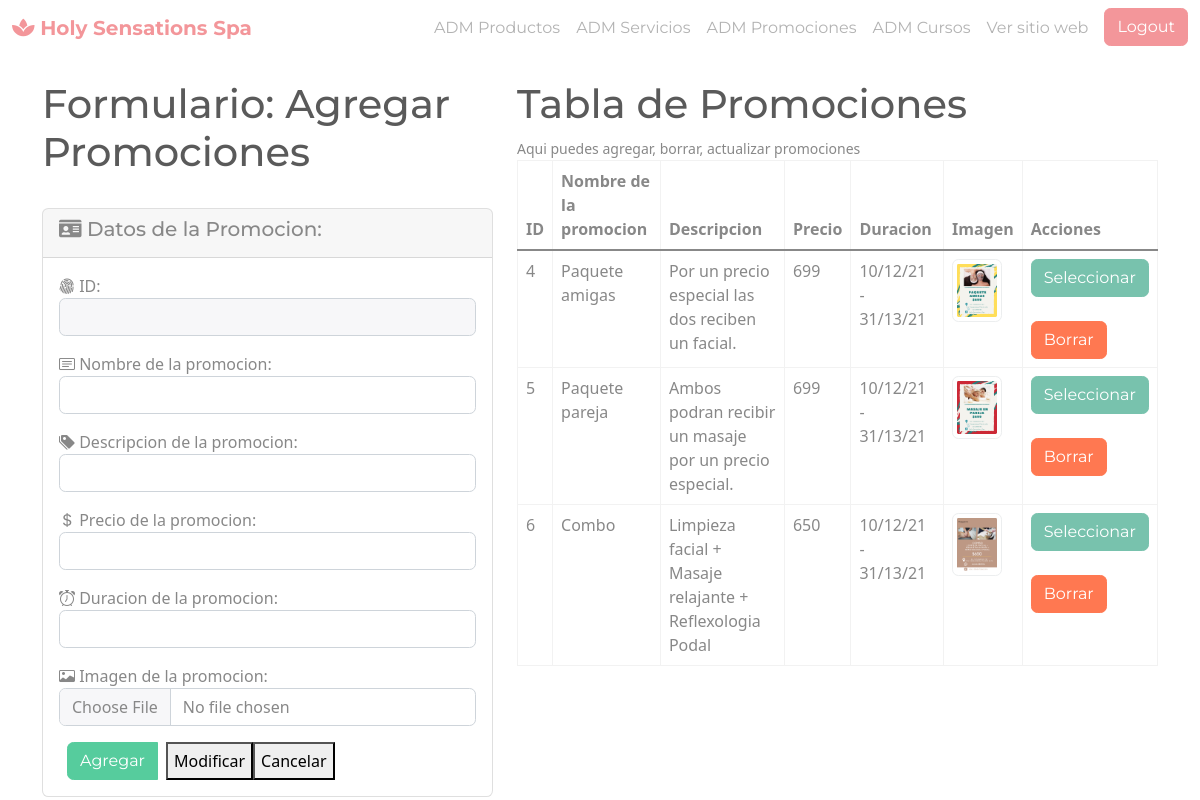
The app's page /administrador/seccion/promociones.php (signed in) with its own data.
### tables this page shows
CREATE TABLE `promocion` (
  `idPromocion` int(11) NOT NULL,
  `Nombre` varchar(200) NOT NULL,
  `Descripcion` varchar(500) NOT NULL,
  `Precio` float NOT NULL,
  `Duracion` varchar(100) NOT NULL,
  `Imagen` varchar(1000) NOT NULL
);

### administrador/seccion/promociones.php (the view, shortened to what this page needs)
<?php
include('../template/header.php');
?>
<?php
$txtID = (isset($_POST['txtID'])) ? $_POST['txtID'] : "";
$txtNombre = (isset($_POST['txtNombre'])) ? $_POST['txtNombre'] : "";
$txtDescripcion = (isset($_POST['txtDescripcion'])) ? $_POST['txtDescripcion'] : "";
$txtPrecio = (isset($_POST['txtPrecio'])) ? $_POST['txtPrecio'] : "";
$txtDuracion = (isset($_POST['txtDuracion'])) ? $_POST['txtDuracion'] : "";
$accion = (isset($_POST['accion'])) ? $_POST['accion'] : "";
include('../config/bd.php');
$sentenciaSQL = $conexion->prepare("SELECT * FROM promocion");
$sentenciaSQL->execute();
$listaPromociones = $sentenciaSQL->fetchAll(PDO::FETCH_ASSOC);
?>
<div class="col-md-5">
    <H1>Formulario: Agregar Promociones</H1>
    <br>
    <div class="card">
        <div class="card-header">
            <h5> <i class="fas fa-id-card"></i> Datos de la Promocion:</h5>
        </div>
        <div class="card-body">
            <form method="POST" enctype="multipart/form-data">
                <div class="form-group mb-3">
                    <label class="txtID"> <i class="bi bi-fingerprint"></i> ID:</label>
                    <input type="text" value="<?php echo $txtID; ?>" required readonly class="form-control" name="txtID" id="txtID">
                </div>
                <div class="form-group mb-3">
                    <label class="txtNombre"><i class="bi bi-card-text"></i> Nombre de la promocion:</label>
                    <input type="text" required class="form-control" value=" <?php echo $txtNombre; ?>" name="txtNombre" id="txtNombre" placeholder="Inserta el nombre del promocion">
                </div>
                <div class="form-group mb-3">
                    <label class="txtDescripcion"><i class="bi bi-tags-fill"></i> Descripcion de la promocion:</label>
                    <input required type="text" class="form-control" value=" <?php echo $txtDescripcion; ?>" name="txtDescripcion" id="txtDescripcion" placeholder="Inserta la descripcion del promocion">
                </div>
                <div class="form-group mb-3">
                    <label class="txtPrecio"><i class="bi bi-currency-dollar"></i> Precio de la promocion:</label>
                    <input type="text" required class="form-control" value=" <?php echo $txtPrecio; ?>" name="txtPrecio" id="txtPrecio" placeholder="Inserta el precio del promocion">
                </div>
                <div class="form-group mb-3">
                    <label class="txtDuracion"><i class="bi bi-alarm"></i> Duracion de la promocion:</label>
                    <input type="text" required class="form-control" value=" <?php echo $txtDuracion; ?>" name="txtDuracion" id="txtDuracion" placeholder="Inserta la cantidad que tienes del promocion">
                </div>
                <div class="form-group mb-3">
                    <label for="txtImagen"><i class="bi bi-card-image"></i> Imagen de la promocion:</label>
                    <input type="file" class="form-control" name="txtImagen" id="txtImagen" placeholder="Inserta la imagen de la promocion">
                </div>
                <div class="btn-group " role="group" aria-label="">
                    <button type="submit" name="accion" value="Agregar" <?php echo ($accion == "Seleccionar") ? "disabled" : ""; ?> class="btn btn-success mx-2">Agregar</button>
                    <button type="submit" name="accion" value="Modificar" <?php echo ($accion != "Seleccionar") ? "disabled" : ""; ?>class="btn btn-warning mx-2">Modificar</button>
                    <button type="submit" name="accion" value="Cancelar" <?php echo ($accion != "Seleccionar") ? "disabled" : ""; ?>class="btn btn-danger mx-2">Cancelar</button>
                </div>
            </form>
        </div>
    </div>
</div>
<div class="col-md-7">
    <h1>Tabla de Promociones</h1> <small>Aqui puedes agregar, borrar, actualizar promociones</small>
    <table class="table table-bordered">
        <thead>
            <tr>
                <th>ID</th>
                <th>Nombre de la promocion</th>
                <th>Descripcion</th>
                <th>Precio</th>
                <th>Duracion</th>
                <th>Imagen</th>
                <th>Acciones</th>
            </tr>
        </thead>
        <tbody>
            <?php foreach ($listaPromociones as $promocion) { ?>
                <tr>
                    <td><?php echo $promocion['idPromocion']; ?></td>
                    <td><?php echo $promocion['Nombre']; ?></td>
                    <td><?php echo $promocion['Descripcion']; ?></td>
                    <td><?php echo $promocion['Precio']; ?></td>
                    <td><?php echo $promocion['Duracion']; ?></td>
                    <td>
                        <img class="img-thumbnail rounded" src="../../img/<?php echo $promocion['Imagen']; ?>" width="50" alt="">
                    </td>
                    <td>
                        <form method="post">
                            <input type="submit" name="accion" value="Seleccionar" class="btn btn-primary" /> <br> <br> <input type="submit" name="accion" value="Borrar" class="btn btn-danger" />
                        </form>
                </tr>
            <?php } ?>
        </tbody>
    </table>
</div>
<?php
include('../template/footer.php');
?>

### records on screen
promocion: idPromocion "4", Nombre "Paquete amigas", Descripcion "Por un precio especial las dos reciben un facial.", Precio "699", Duracion "10/12/21 - 31/13/21", Imagen (picture)
promocion: idPromocion "5", Nombre "Paquete pareja", Descripcion "Ambos podran recibir un masaje por un precio especial.", Precio "699", Duracion "10/12/21 - 31/13/21", Imagen (picture)
promocion: idPromocion "6", Nombre "Combo", Descripcion "Limpieza facial + Masaje relajante + Reflexologia Podal", Precio "650", Duracion "10/12/21 - 31/13/21", Imagen (picture)
